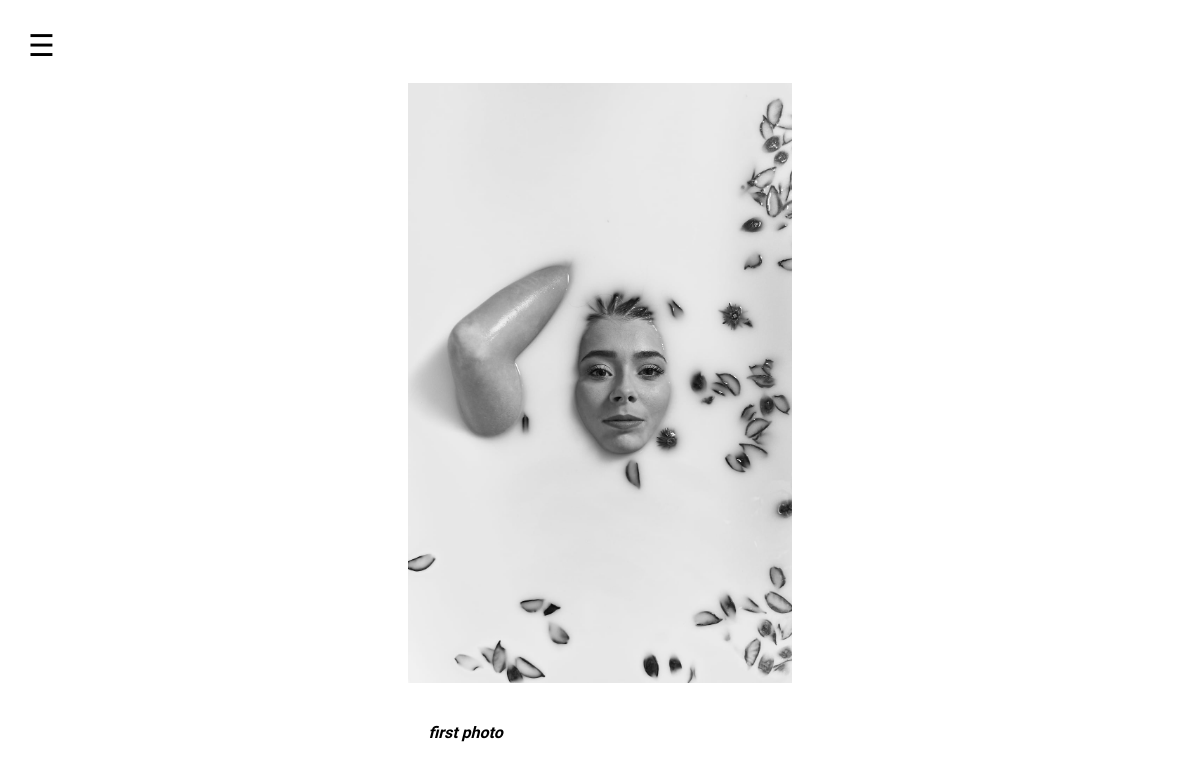
The page / on the database its author committed.
### web/models.py (models this page shows, shortened)
class Home_photo(models.Model):
    tittle = models.CharField(max_length=50)
    image = models.FileField(upload_to='media_cdn')

### web/views.py (the view)
# urls.py: 2. Add a URL to urlpatterns:  path('', views.home, name='home')
def home(request):
    photo = Home_photo.objects.all()
    context = {
        'photo':photo,
    }
    return render(request, 'home.html', context)

### templates/home.html (shortened to what this page needs)
{% extends 'base.html' %}
{% load static %}
{% block content %}
<div>
    <div>
        {% for photo in photo %}
             <img src="{{ photo.image.url }}" alt="My image" class='image-home'/><br>
             <i><h4 class="image-home-tittle">{{ photo.tittle }}</h4></i>
        {% endfor %}
    </div>
</div>
{% endblock content %}

### static/portfolio/style.css (style rules this page uses)
body { font-family: 'Brygada 1918', sans-serif; }
.image-home, .image-about { height: 100%; max-height: 600px; display: none; margin-left: auto; margin-right: auto; }
.image-home { margin-top: 20px; }
.image-home-tittle { display: none; margin-left: auto; margin-right: auto; padding-left: 35%; }

### rows shown on the page
Home_photo: image (picture), tittle "first photo"
